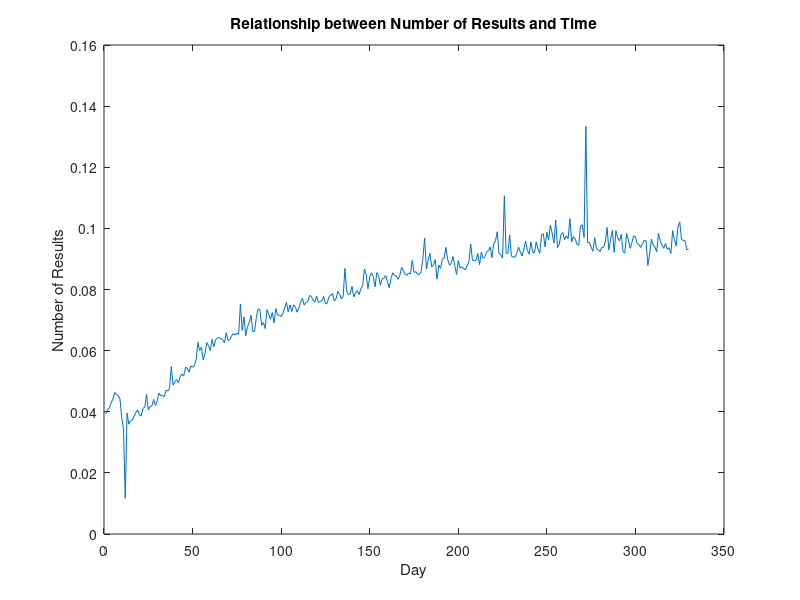

MATLAB code to generate this figure: (Note: this script raises an error after producing the figure.)
%% 导入数据集
load CData.mat
data=x5;
data=flip(data);
data=data(27:356,1);
% data(324,1)=20100;
data = data';
%% 初始图像
figure
plot(data)
xlabel("Day")
ylabel("Number of Results")
title("Relationship between Number of Results and Time")
%% split data
numTimeStepsTrain = floor(0.9*numel(data));
dataTrain = data(1:numTimeStepsTrain+1);
dataTest = data(numTimeStepsTrain+1:end);

%% standardization
mu = mean(dataTrain);
sig = std(dataTrain);
dataTrainStandardized = (dataTrain - mu) / sig;
%% 准备预测变量和响应
% 要预测序列在将来时间步的值，请将响应指定为将值移位了一个时间步的训练序列。
% 也就是说，在输入序列的每个时间步，LSTM 网络都学习预测下一个时间步的值。
% 预测变量是没有最终时间步的训练序列。
XTrain = dataTrainStandardized(1:end-1);
YTrain = dataTrainStandardized(2:end);

%% 定义 LSTM 网络架构
% 创建 LSTM 回归网络。指定 LSTM 层有 200 个隐含单元。
numFeatures = 1;
numResponses = 1;
numHiddenUnits = 200;
layers = [ ...
    sequenceInputLayer(numFeatures)
    lstmLayer(numHiddenUnits)
    fullyConnectedLayer(numResponses)
    regressionLayer];

% 指定训练选项。将求解器设置为 'adam' 并进行 250 轮训练。
% 要防止梯度爆炸，请将梯度阈值设置为 1。
% 指定初始学习率 0.005，在 125 轮训练后通过乘以因子 0.2 来降低学习率。
options = trainingOptions('adam', ...
    'MaxEpochs',250, ...
    'GradientThreshold',1, ...
    'InitialLearnRate',0.005, ...
    'LearnRateSchedule','piecewise', ...
    'LearnRateDropPeriod',125, ...
    'LearnRateDropFactor',0.2, ...
    'Verbose',0, ...
    'Plots','training-progress');
%% 训练 LSTM 网络
net = trainNetwork(XTrain,YTrain,layers,options);

%% 预测将来时间步
%使用与训练数据相同的参数来标准化测试数据。
dataTestStandardized = (dataTest - mu) / sig;
XTest = dataTestStandardized(1:end-1);

% 要预测将来多个时间步的值，请使用 predictAndUpdateState 函数
% 一次预测一个时间步，并在每次预测时更新网络状态。
net = predictAndUpdateState(net,XTrain);
[net,YPred] = predictAndUpdateState(net,YTrain(end));

numTimeStepsTest = numel(XTest);
for i = 2:numTimeStepsTest
    [net,YPred(:,i)] = predictAndUpdateState(net,YPred(:,i-1),'ExecutionEnvironment','cpu');
end

YPred = sig*YPred + mu;
YTest = dataTest(2:end);
rmse = sqrt(mean((YPred-YTest).^2))

%% 使用预测值绘制训练时间序列。
figure
plot(dataTrain(1:end-1))
hold on
idx = numTimeStepsTrain:(numTimeStepsTrain+numTimeStepsTest);
plot(idx,[data(numTimeStepsTrain) YPred],'.-')
hold off
xlabel("Month")
ylabel("Cases")
title("Forecast")
legend(["Observed" "Forecast"])

%% 将预测值与测试数据进行比较。
figure
subplot(2,1,1)
plot(YTest)
hold on
plot(YPred,'.-')
hold off
legend(["Observed" "Forecast"])
ylabel("Cases")
title("Forecast")

subplot(2,1,2)
stem(YPred - YTest)
xlabel("Month")
ylabel("Error")
title("RMSE = " + rmse)

%% 使用观测值更新网络状态
net = resetState(net);
net = predictAndUpdateState(net,XTrain);

YPred = [];
numTimeStepsTest = numel(XTest);
for i = 1:numTimeStepsTest
    [net,YPred(:,i)] = predictAndUpdateState(net,XTest(:,i),'ExecutionEnvironment','cpu');
end
YPred = sig*YPred + mu;
rmse = sqrt(mean((YPred-YTest).^2))

%% 将预测值与测试数据进行比较。当使用观测值而不是预测值更新网络状态时，预测更准确。
figure
subplot(2,1,1)
plot(YTest)
hold on
plot(YPred,'.-')
hold off
legend(["Observed" "Predicted"])
ylabel("Cases")
title("Forecast with Updates")

subplot(2,1,2)
stem(YPred - YTest)
xlabel("Month")
ylabel("Error")
title("RMSE = " + rmse)
%% Predict More

for i = 33:92
    [net,YPred(:,i)] = predictAndUpdateState(net,YPred(:,i-1),'ExecutionEnvironment','cpu');
end
YPred = sig*YPred + mu;
% plot(YPred,'.-')